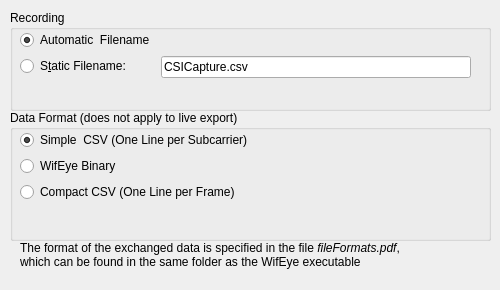
        <widget class="QWidget" name="tabRecording">
         <attribute name="icon">
          <iconset>
           <normaloff>icons/record.svg</normaloff>icons/record.svg</iconset>
         </attribute>
         <attribute name="title">
          <string>Recording</string>
         </attribute>
         <widget class="QGroupBox" name="groupBox_7">
          <property name="geometry">
           <rect>
            <x>10</x>
            <y>10</y>
            <width>481</width>
            <height>101</height>
           </rect>
          </property>
          <property name="title">
           <string>Recording</string>
          </property>
          <widget class="QWidget" name="formLayoutWidget_7">
           <property name="geometry">
            <rect>
             <x>10</x>
             <y>20</y>
             <width>451</width>
             <height>71</height>
            </rect>
           </property>
           <layout class="QFormLayout" name="formLayout_8">
            <item row="1" column="0">
             <widget class="QRadioButton" name="rbFilenameStatic">
              <property name="toolTip">
               <string>Use a static filename. If you use the same static filename twice, the previously recorded data will be overwritten. </string>
              </property>
              <property name="statusTip">
               <string>Use a static filename. </string>
              </property>
              <property name="text">
               <string>S&amp;tatic Filename:</string>
              </property>
             </widget>
            </item>
            <item row="1" column="1">
             <widget class="QLineEdit" name="leStaticFilename">
              <property name="statusTip">
               <string>Static filename for recoring CSI data. If you use the same static filename twice, the previously recorded data will be overwritten. </string>
              </property>
              <property name="text">
               <string>CSICapture.csv</string>
              </property>
             </widget>
            </item>
            <item row="0" column="0">
             <widget class="QRadioButton" name="rbFilenameAutomatic">
              <property name="toolTip">
               <string>Determine a time-based filename automatically.  Filenames are unique, so there is no risk of overwriting previously recorded data.</string>
              </property>
              <property name="statusTip">
               <string>Determine a time-based filename automatically. </string>
              </property>
              <property name="text">
               <string>Automatic  Filename</string>
              </property>
              <property name="checked">
               <bool>true</bool>
              </property>
             </widget>
            </item>
           </layout>
          </widget>
         </widget>
         <widget class="QGroupBox" name="groupBox_2">
          <property name="geometry">
           <rect>
            <x>10</x>
            <y>110</y>
            <width>481</width>
            <height>131</height>
           </rect>
          </property>
          <property name="title">
           <string>Data Format (does not apply to live export)</string>
          </property>
          <widget class="QWidget" name="formLayoutWidget">
           <property name="geometry">
            <rect>
             <x>10</x>
             <y>20</y>
             <width>451</width>
             <height>91</height>
            </rect>
           </property>
           <layout class="QFormLayout" name="formLayout">
            <item row="1" column="0">
             <widget class="QRadioButton" name="rbFileFormatBinary">
              <property name="text">
               <string>WifEye Binary</string>
              </property>
              <property name="checked">
               <bool>false</bool>
              </property>
             </widget>
            </item>
            <item row="2" column="0">
             <widget class="QRadioButton" name="rbFileFormatCSVCompact">
              <property name="text">
               <string>Compact CSV (One Line per Frame)</string>
              </property>
              <property name="checked">
               <bool>false</bool>
              </property>
             </widget>
            </item>
            <item row="0" column="0">
             <widget class="QRadioButton" name="rbFileFormatCSVSimple">
              <property name="text">
               <string>Simple  CSV (One Line per Subcarrier)</string>
              </property>
              <property name="checked">
               <bool>true</bool>
              </property>
             </widget>
            </item>
           </layout>
          </widget>
         </widget>
         <widget class="QLabel" name="label_10">
          <property name="geometry">
           <rect>
            <x>20</x>
            <y>230</y>
            <width>451</width>
            <height>51</height>
           </rect>
          </property>
          <property name="text">
           <string>&lt;html&gt;&lt;head/&gt;&lt;body&gt;&lt;p&gt;The format of the exchanged data is specified in the file &lt;span style=&quot; font-style:italic;&quot;&gt;fileFormats.pdf&lt;/span&gt;,&lt;br/&gt; which can be found in the same folder as the WifEye executable&lt;/p&gt;&lt;/body&gt;&lt;/html&gt;</string>
          </property>
         </widget>
        </widget>
